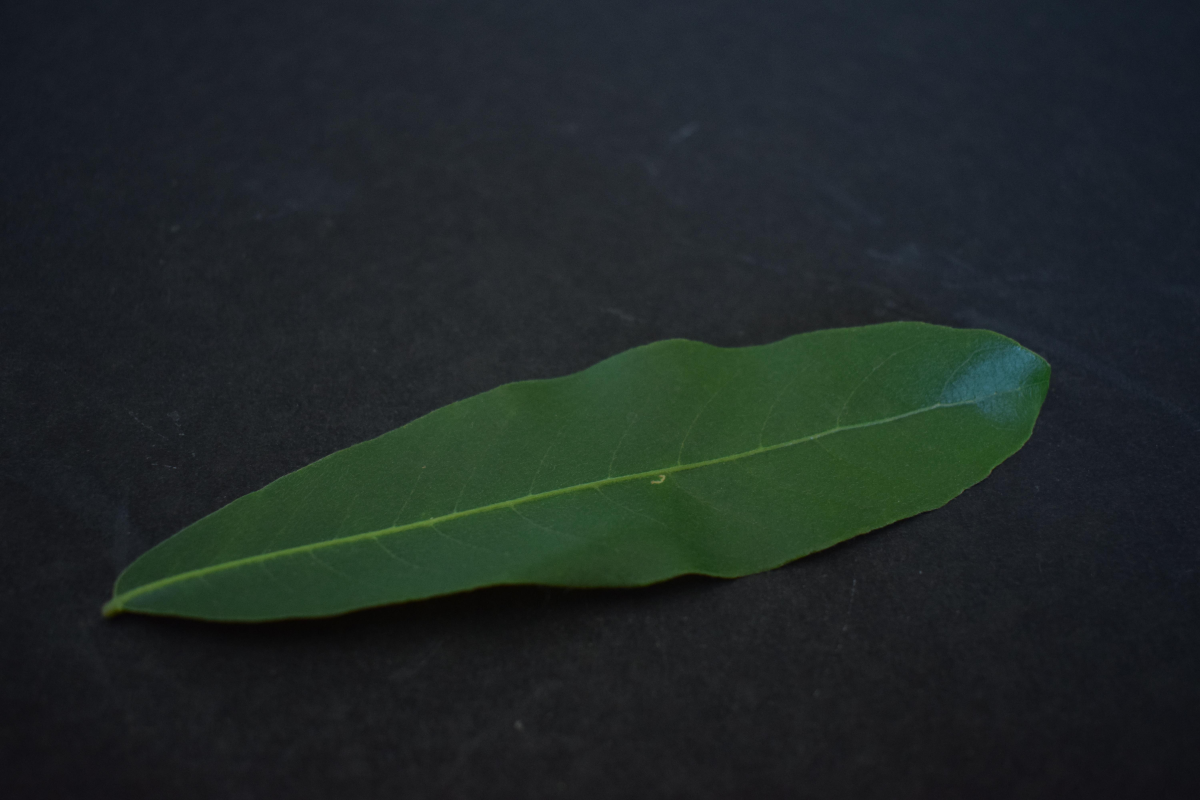
#> input picture test/img_test/arjun.jpeg, 6000 x 4000 px (shown at 1/5 size)
$ python -i PreprocessImage.py   (imports and definitions only)   (older library calls are emulated)
#> lines starting #> are read from the running program, lines starting #| are printed output that depends on the picture
#> further down, picture is the input picture: shape (4000, 6000, 3); mean B, G, R 39.2, 39.8, 31.9
import cv2
import numpy as np


def preprocess_image(img_input: np.ndarray) -> np.ndarray:
    img_new=cv2.resize(img_input, (256, 256), interpolation=cv2.INTER_AREA)
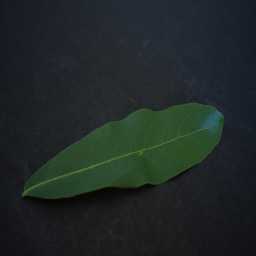
#> img_new: shape (256, 256, 3); mean B, G, R 39.2, 39.8, 31.9
    img_new=lam_min_anh(img_new)
    img_new=can_bang_clahe(img_new)
    img_new=filtering_image(img_new)
    return img_new

def lam_min_anh(img_input: np.ndarray) -> np.ndarray:
    """ lamf min ảnh bằng bộ lọc Gaussian """
    img_new=cv2.GaussianBlur(img_input, (5, 5), 0)
    return img_new

def can_bang_clahe(img_input: np.ndarray) -> np.ndarray:
    """ Cân bằng histogram thích nghi (CLAHE) giúp làm nổi bật gân lá và đặc trưng HOG """
    # Nếu là ảnh màu, chuyển sang ảnh xám trước khi dùng CLAHE
    if len(img_input.shape) == 3:
        img_input = cv2.cvtColor(img_input, cv2.COLOR_BGR2GRAY)
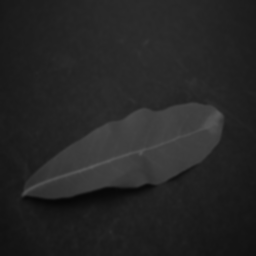
#> img_input: shape (256, 256); min 7, max 89, mean 37.4

    clahe = cv2.createCLAHE(clipLimit=2.0, tileGridSize=(8, 8))
    img_new = clahe.apply(img_input)
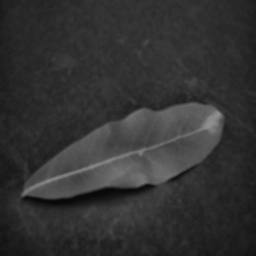
#> img_new: shape (256, 256); min 7, max 145, mean 50.6
    return img_new


def filtering_image(img_input: np.ndarray) -> np.ndarray: # lọc với thông cao để nổi bật các chi tiết có tần số cao như biên của đối tượng
    """ lọc với thông cao để nổi bật các chi tiết có tần số cao như biên của đối tượng """
    img_new=cv2.Laplacian(img_input, cv2.CV_8U)
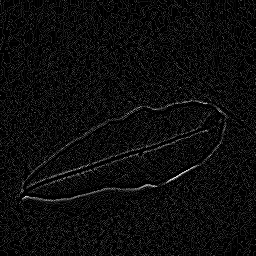
#> img_new: shape (256, 256); min 0, max 35, mean 1.8; drawn with min black and max white
    return img_new

>>> import cv2
>>> picture = cv2.imread('../../test/img_test/arjun.jpeg')
>>> result = preprocess_image(picture)

$ run again, on test/img_test/img123 (1).jpeg
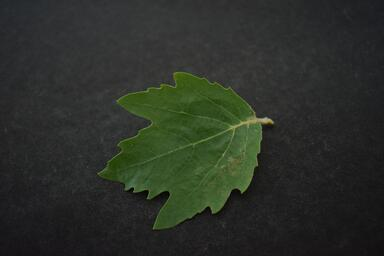
#> input picture test/img_test/img123 (1).jpeg, 384 x 256 px
#> picture is the input picture: shape (256, 384, 3); mean B, G, R 40.3, 48.1, 43.3
#> in can_bang_clahe, `img_input = cv2.cvtColor(img_input, cv2.COLOR_BGR2GRAY)`:
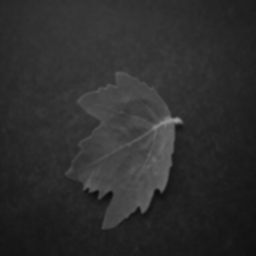
#> img_input: shape (256, 256); min 13, max 157, mean 45.7
#> in filtering_image, `img_new=cv2.Laplacian(img_input, cv2.CV_8U)`:
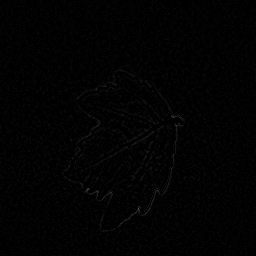
#> img_new: shape (256, 256); min 0, max 74, mean 2.2

$ run again, on test/img_test/img2.jpeg
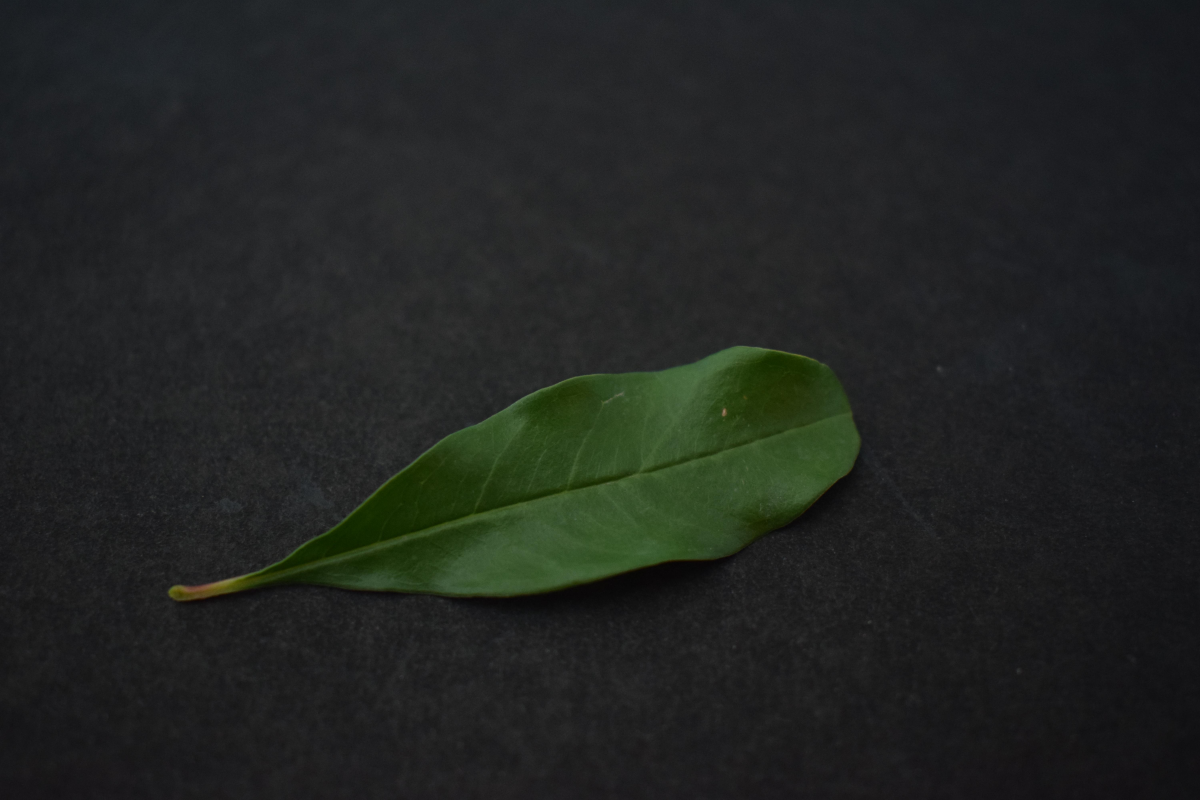
#> input picture test/img_test/img2.jpeg, 6000 x 4000 px (shown at 1/5 size)
#> picture is the input picture: shape (4000, 6000, 3); mean B, G, R 33.9, 36.2, 33.4
#> in can_bang_clahe, `img_input = cv2.cvtColor(img_input, cv2.COLOR_BGR2GRAY)`:
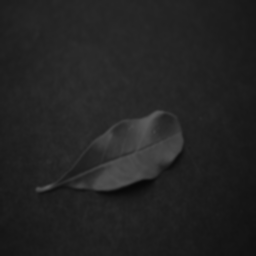
#> img_input: shape (256, 256); min 8, max 91, mean 35.1
#> in filtering_image, `img_new=cv2.Laplacian(img_input, cv2.CV_8U)`:
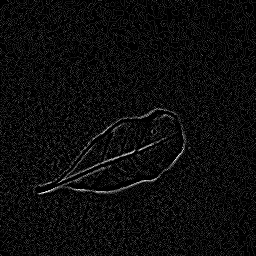
#> img_new: shape (256, 256); min 0, max 38, mean 1.9; drawn with min black and max white
